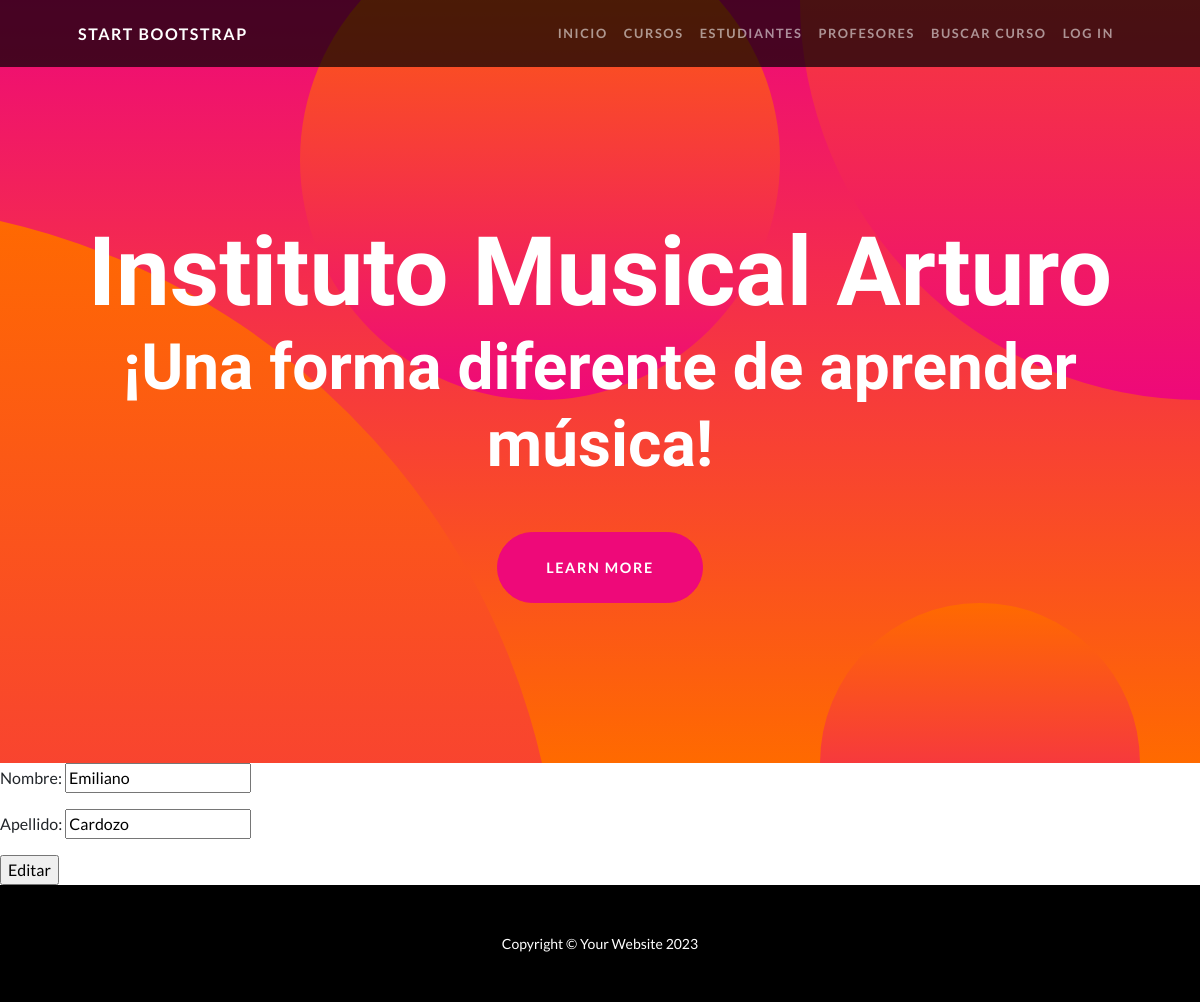
Page /estudiantes/1/actualiza on the earlier database version.
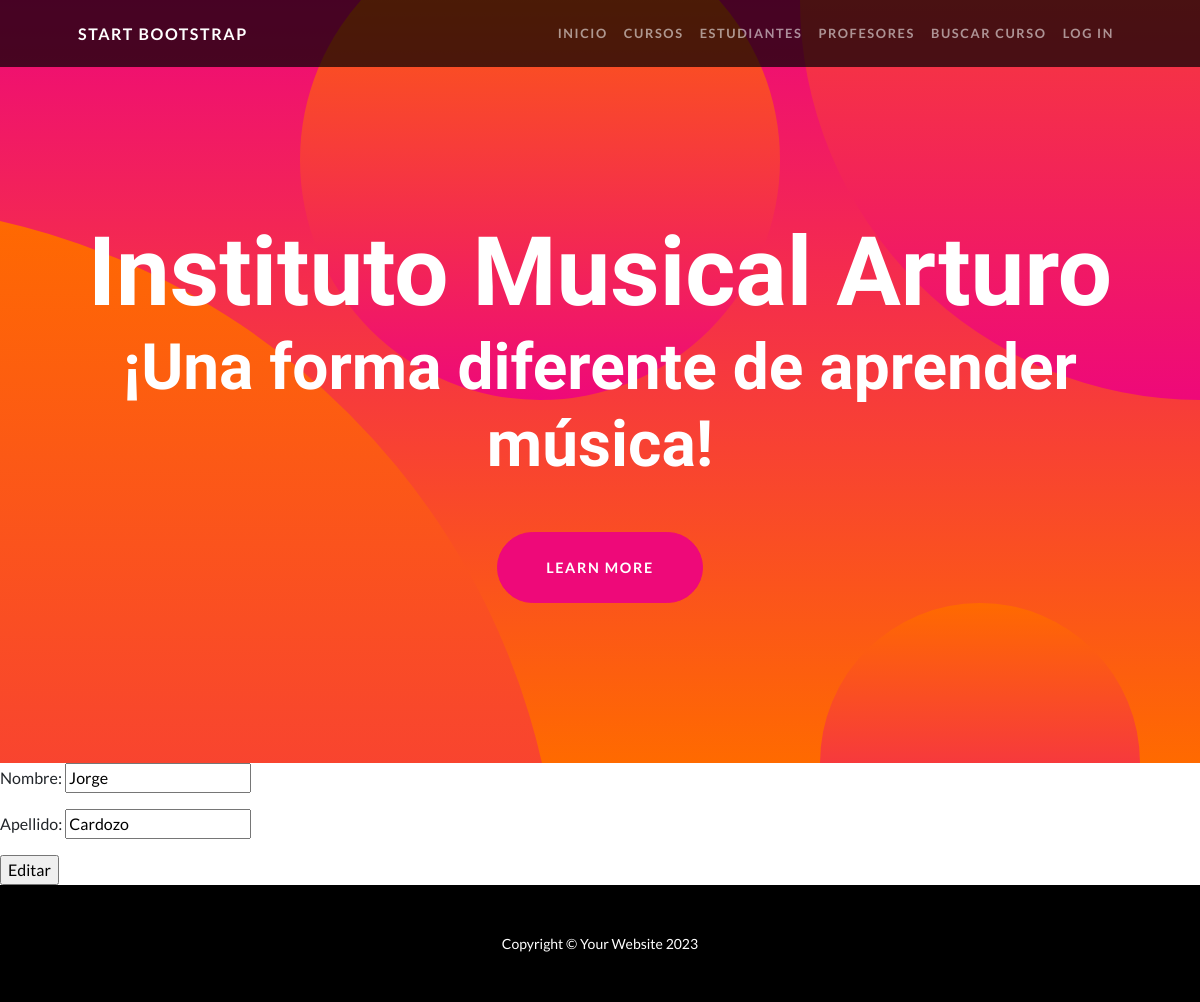
Same page on the later database version.
### app_music/models.py (models this page shows)
class Estudiante(models.Model):
    nombre = models.CharField(max_length=40)
    apellido = models.CharField(max_length=20)
    email = models.EmailField(max_length=40)

### app_music/views.py (the view)
# urls.py: path('estudiantes/<pk>/actualiza', views.EstudianteUpdateView.as_view(), name ="ActualizaEstudiante"),
class EstudianteUpdateView(UpdateView):
    model = Estudiante
    template_name = "app_music/estudiante_actualizar.html"
    success_url = reverse_lazy("ListarEstudiantes")
    fields = ['nombre','apellido']

### app_music/templates/app_music/estudiante_actualizar.html (shortened to what this page needs)
{% extends 'app_music/base.html' %}
{% load static %}
{% block main %}
    <form action="" method="POST">
        {{form.as_p}}
        <input type="submit" value="Editar">
    </form>
{% endblock main %}

Differences in the rows shown:
changed Estudiante "Cardozo": nombre "Emiliano" → "Jorge"
